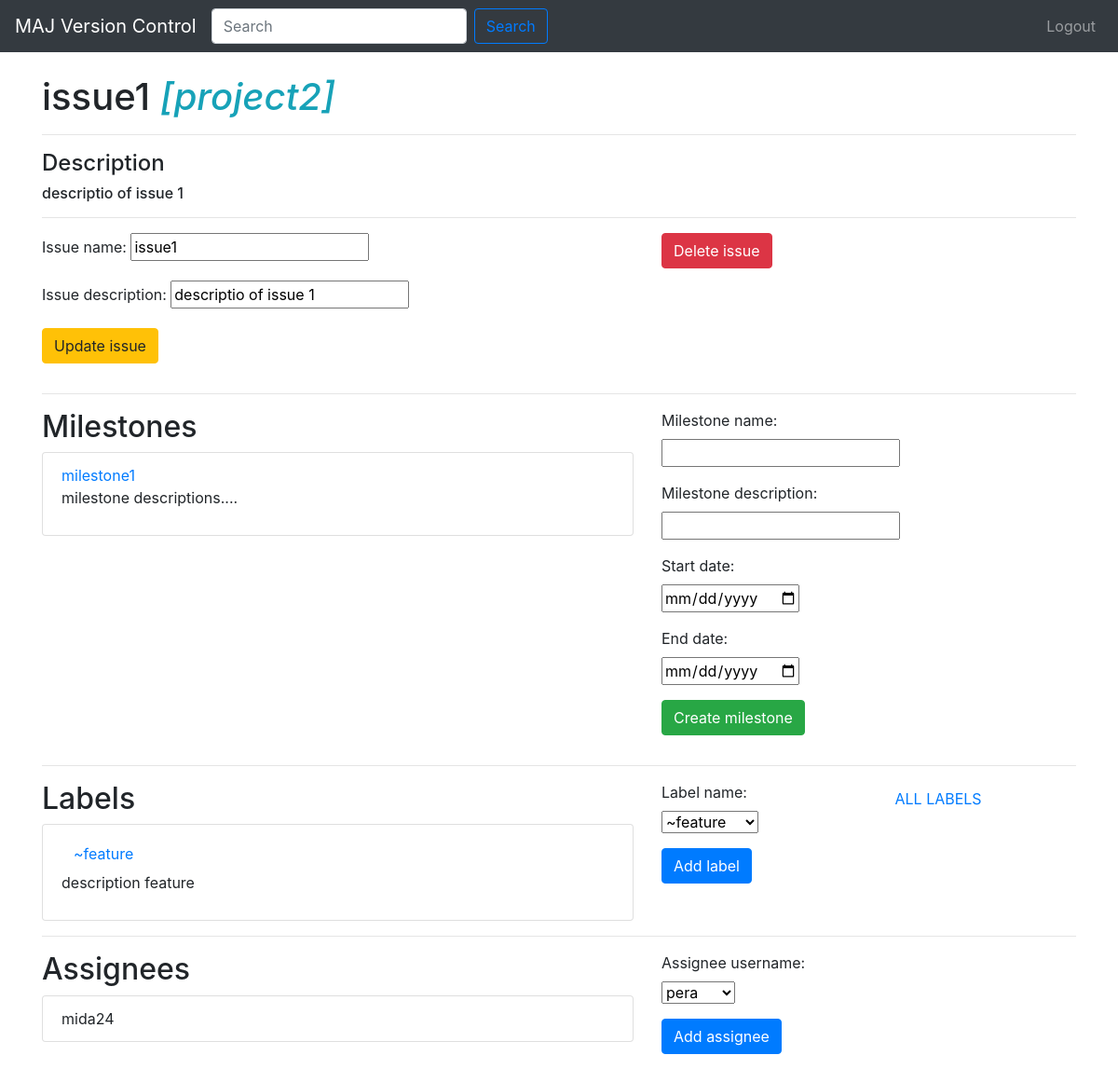
Screenshot of /uks/projects/9/issues/4 with the database file from the repository.
### uks/models.py (models this page shows, shortened)
class Issue(models.Model):
    name = models.CharField(max_length=100)
    description = models.CharField(max_length=1000)
    project = models.ForeignKey(Project, on_delete=models.CASCADE)

class Project(models.Model):
    name = models.CharField(max_length=20)
    description = models.CharField(max_length=100)

class Milestone(models.Model):
    name = models.CharField(max_length=100)
    description = models.CharField(max_length=1000)
    start_date = models.DateTimeField('start_date')
    end_date = models.DateTimeField('end_date')
    issue = models.ForeignKey(Issue, on_delete=models.CASCADE)

class Label(models.Model):
    name = models.CharField(max_length=100)
    description = models.CharField(max_length=1000)
    color = models.CharField(max_length=7)

class User(models.Model):
    username = models.CharField(max_length=255, unique=True, blank=False)
    first_name = models.CharField(max_length=255)
    last_name = models.CharField(max_length=255)
    email = models.CharField(max_length=255)
    password = models.CharField(max_length=255)

### uks/views.py (the view)
# urls.py: url(r'^projects/(?P<project_id>[0-9]+)/issues/(?P<issue_id>[0-9]+)$', views.issue_details, name="issue_details"),
def issue_details(request, project_id, issue_id):
    project = Project.objects.get(id=project_id)
    issue = Issue.objects.get(id=issue_id)
    template = loader.get_template('uks/issue_details.html')
    milestones = Milestone.objects.filter(issue=issue)
    issue_labels = IssueLabel.objects.filter(issue=issue)
    labels = []
    all_labels = Label.objects.all()
    for issue_label in issue_labels:
        labels.append(issue_label.label)
    issue_assignments = IssueAssignment.objects.filter(issue=issue)
    assignees = []
    for issue_assignment in issue_assignments:
        assignees.append(issue_assignment.user)
    userProjects = UserProject.objects.filter(project=project.id)
    members = []
    for up in userProjects:
        members.append(up.user)
    context = {
        'project': project,
        'issue': issue,
        'milestones': milestones,
        'labels': labels,
        'all_labels': all_labels,
        'assignees': assignees,
        'members': members
    }
    return HttpResponse(template.render(context, request))

### uks/templates/uks/issue_details.html (shortened to what this page needs)
{% extends 'uks/base.html' %}
{% block content %}
<h1><span>{{issue.name}} </span> <span class="font-italic text-info"> [{{project.name}}] </span> </h1>
<hr>
<h4> Description </h4>
<h6> {{issue.description}}</h6>
<hr>
<div class="row">
     <div class="col-7">
        <form action="{% url 'uks:issue_update' project.id issue.id %}" method="post">
            <div class="form-group">
                <label>Issue name:</label>
                <input type="text" name="issue_name" value="{{issue.name}}" />
            </div>
            <div class="form-group">
                <label>Issue description:</label>
                <input type="text" name="issue_description" value="{{issue.description}}" />
            </div>
            <input type="submit" class="btn btn-warning" value="Update issue"/>
        </form>
     </div>
    <div class="col">
        <form action="{% url 'uks:issue_delete' project.id issue.id %}" method="post">
            <input type="submit" class="btn btn-danger" value="Delete issue"/>
        </form>
    </div>
</div>
<hr>
<div class="row">
    <div class="col-7">
        <h2>Milestones</h2>
        {% if milestones %}
        <ul class="list-group">
            {% for milestone in milestones %}
                <li class="list-group-item" >
                    <a href="/uks/projects/{{ project.id }}/issues/{{ issue.id }}/milestones/{{ milestone.id }}">{{ milestone.name }}</a>
                    <p > {{milestone.description}}</p>
                </li>
            {% endfor %}
        </ul>
            {% else %}
            <p>No milestones are available.</p>
        {% endif %}
    </div>
    <div class="col">
        <form action="{% url 'uks:milestone_create' project.id issue.id %}" method="post">
            <div class="form-group">
                <label>Milestone name:</label><br />
                <input type="textarea" name="milestone_name" value="" />
            </div>
            <div class="form-group">
                <label>Milestone description:</label><br />
                <input type="textarea" name="milestone_description" value="" />
            </div>
            <div class="form-group">
                <label>Start date:</label><br />
                <input type="date" name="start_date" value="" />
            </div>
             <div class="form-group">
                <label>End date:</label><br />
                <input type="date" name="end_date" value="" />
            </div>
            <input type="submit" class="btn btn-success" value="Create milestone"/>
        </form>
    </div>
</div>
<hr>
<div class="row">
    <div class="col-7">
        <h2>Labels</h2>
        {% if labels %}
        <ul class="list-group">
            {% for label in labels %}
                <li class="list-group-item" >
                    <a class="btn btn-link" href="/uks/labels/{{ label.id }}">{{ label.name }}</a>
                    <p > {{label.description}}</p>
                </li>
            {% endfor %}
        </ul>
        {% else %}
            <p>No labels are available.</p>
        {% endif %}
    </div>
    <div class="col">
        <form action="{% url 'uks:issue_add_label' project.id issue.id %}" method="post">
             <div class="form-group">
                <label>Label name:</label><br />
                 <select name="label_name">
                    {% for label in all_labels %}
                        <option value="{{label.name}}">{{label.name}}</option>
                    {% endfor %}
                </select>
             </div>
            <input type="submit" class="btn btn-primary" value="Add label"/>
        </form>
    </div>
    <div class="col">
        <a class="btn btn-link" href="/uks/labels">ALL LABELS</a>
    </div>
</div>
<hr>
<div class="row">
    <div class="col-7">
        <h2>Assignees</h2>
        {% if assignees %}
        <ul class="list-group">
            {% for assignee in assignees %}
                <li class="list-group-item" >
                    {{ assignee.username }}
                </li>
            {% endfor %}
        </ul>
        {% else %}
            <p>No assignees are available.</p>
        {% endif %}
    </div>
    <div class="col">
        <form action="{% url 'uks:issue_add_assignee' project.id issue.id %}" method="post">
            <div class="form-group">
                <label>Assignee username:</label><br />
                <select name="assignee_username">
                    {% for member in members %}
                        <option value="{{member.username}}">{{member.username}}</option>
                    {% endfor %}
                </select>
            </div>
            <input type="submit" class="btn btn-primary" value="Add assignee"/>
        </form>
    </div>
</div>
{% endblock %}

### rows the page displays
Issue: name "issue1", description "descriptio of issue 1", issue_name "issue1", issue_description "descriptio of issue 1"
Project: name "project2"
Milestone: name "milestone1", description "milestone descriptions...."
Label: name "~feature", description "description feature"
User: username "mida24"

### other values shown
form field label_name "~feature"
form field assignee_username "pera"
